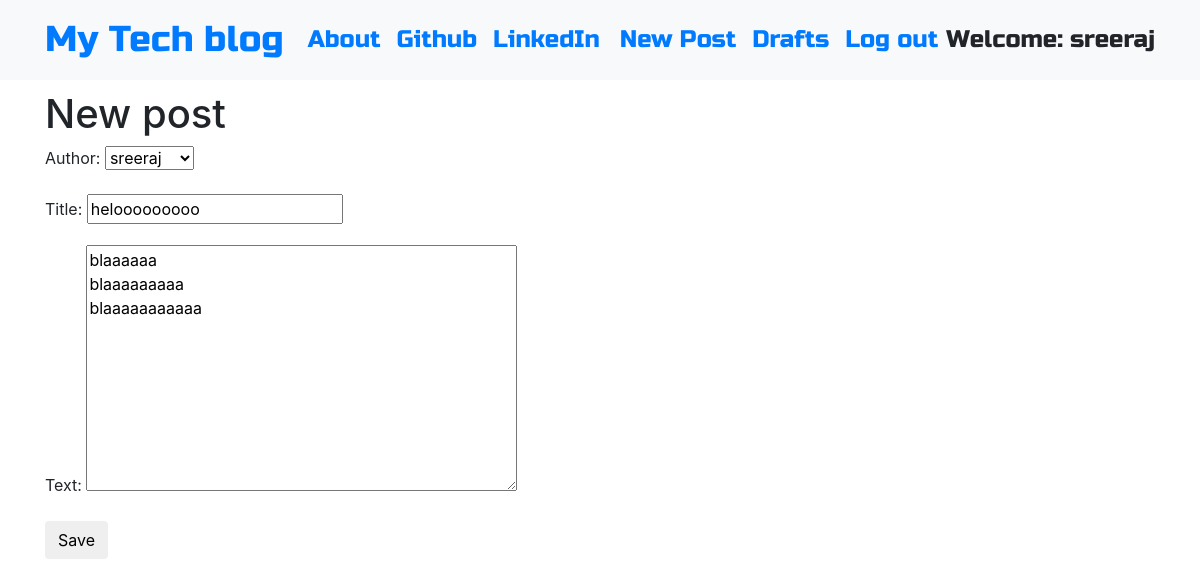
Screenshot of /post/2/edit/ (signed in) with the database file from the repository.
### blog/models.py (models this page shows, shortened)
class Post(models.Model):
    author=models.ForeignKey('auth.User',on_delete=models.CASCADE)
    title=models.CharField(max_length=200)
    text=models.TextField()
    created_date=models.DateTimeField(default=timezone.now)
    published_date=models.DateTimeField(blank=True,null=True)

### blog/views.py (the view)
# urls.py: path('post/<int:pk>/edit/',views.PostUpdateView.as_view(),name='post_edit'),
class PostUpdateView(LoginRequiredMixin,UpdateView):
    login_url='/login/'
    redirect_field_name='blog/post_detail.html'
    form_class=PostForm
    model=Post

### blog/forms.py
class PostForm(forms.ModelForm):
    class Meta:
        model=Post
        fields=('author','title','text')
        widget={
            'title':forms.TextInput(attrs={'class':'textinputclass'}),
            'text':forms.Textarea(attrs={'class':'editable medium-edit-textarea postcontent'})
        }

### blog/templates/blog/post_form.html (shortened to what this page needs)
{% extends 'blog/base.html' %}
{% block content %}
    <h1>New post</h1>
    <form method="POST" class="post-form">
    {{form.as_p}}
    <button type="submit" class="save btn btn-default">Save</button>
    </form>
{% endblock %}

### blog/templates/blog/base.html (shortened to what this page needs)
<!DOCTYPE html>
{% load static %}
<html lang="en">
<head>
<link rel="stylesheet" href="https://stackpath.bootstrapcdn.com/bootstrap/4.1.3/css/bootstrap.min.css"
integrity="sha384-MCw98/SFnGE8fJT3GXwEOngsV7Zt27NXFoaoApmYm81iuXoPkFOJwJ8ERdknLPMO">
<link href="https://maxcdn.bootstrapcdn.com/font-awesome/4.7.0/css/font-awesome.min.css" rel="stylesheet">
<link rel="stylesheet" href="//cdn.jsdelivr.net/medium-editor/latest/css/medium-editor.min.css" type="text/css" media="screen" charset="utf-8">
<link rel="stylesheet" href="{% static 'css/blog_css.css' %}">
</head>
<body class='loader'>
        <nav class="navbar navbar-expand-lg bg-light techfont">
          <div class="container">
            <div class="navbar-nav align-items-center">
              <a class="navbar-brand bigbrand" href="{% url 'post_list' %}">My Tech blog</a>
              <a class="nav-item nav-link" href="{% url 'about' %}">About</a>
              <a class="nav-item nav-link" href="https://www.github.com">Github</a>
              <a class="nav-item nav-link" href="https://www.linkedin.com">LinkedIn</a>
            </div>
            <div class="navbar-nav align-items-center ml-auto">
              {% if user.is_authenticated %}
                <a class="nav-item nav-link" href="{% url 'post_new' %}">New Post</a>
                <a class="nav-item nav-link" href="{% url 'post_draft_list' %}">Drafts</a>
                <a class="nav-item nav-link" href="{% url 'logout' %}">Log out</a>
                <a >Welcome: {{ user.username }}</a>
              {% else %}
                <a class="nav-item nav-link" href="{% url 'login' %}" aria-label="Login">
                  <span class="fa fa-user" aria-hidden="true"></span></a>
              {% endif %}
            </div>
          </div>
        </nav>
              <div class="content container">
                  <div class="row">
                      <div class="col-md-8">
                        <div class="blog_posts">
                          {% block content %}
                          {% endblock %}
                        </div>
                      </div>
                  </div>
              </div>
</body>
</html>

### blog/static/css/blog_css.css (style rules this page uses)
.techfont { font-family: 'Russo One', sans-serif; font-size: 1.5em; margin-bottom: 10px; }
.bigbrand { font-size: 1.5em; }
.loader { filter:hue-rotate(0deg); color: linear-gradient(45deg,rgb(12, 12, 12),rgb(13, 14, 15)); animation:hue 0ms infinite linear; }

### rows the page displays
Post: author "sreeraj", title "helooooooooo", text "blaaaaaa blaaaaaaaaa blaaaaaaaaaaa"

### other values shown
{{ user.username }} "sreeraj"
